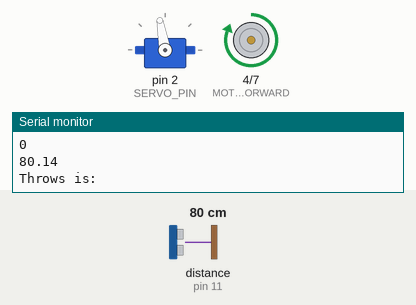
This sketch was run on a simulated Arduino Uno, built with avr-gcc and run on an emulated ATmega328P. Shown: servo, motor-driver pin pairs drawn as motors (green arrow = first pin HIGH = forward, orange = second pin HIGH = backward, longer = more drive), the last lines printed to the serial monitor. Wiring (inferred from the names in the program): ultrasonic range finder: trigger pin 12; echo pin 11. The inputs (shaded band) are chosen by the test bench; at power-on: distance to the obstacle (sensor on pin 11) 80 cm. The echo pulse lasts 58.3 µs per cm.

Above: at 3.2 s.
3.3 s: distance to the obstacle (sensor on pin 11) set to 9 cm
4.8 s: distance to the obstacle (sensor on pin 11) set to 6 cm
At 5.8 s:
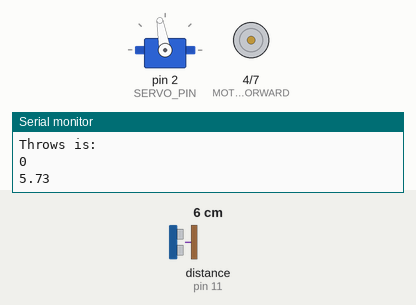
At 7.4 s:
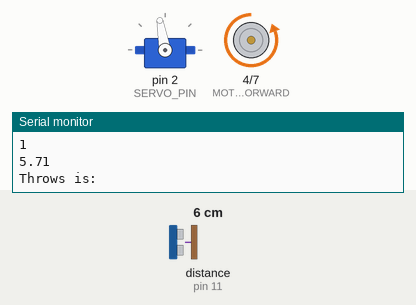
Timing chart, 0 to 8.9 s (numbered marks = the images above; inputs shaded):
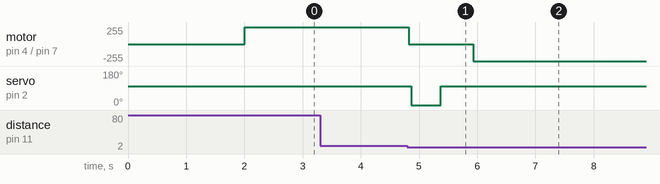

Measured:
- the behaviour switches between 8 and 7 cm on distance to the obstacle (sensor on pin 11) (found by bisection; images 0 and 1)
- after the input at 4.8 s, motor on pin 4 (MOTOR_PIN_FORWARD) / pin 7 (MOTOR_PIN_BACKWARD): forward 255/255 → stopped at once, → backward 255/255 1.1 s later; servo on pin 2 (SERVO_PIN): 100° → 0° after 0.07 s, → 100° 0.50 s later

The sketch:

EG1311_Code.ino
```cpp
#include <Servo.h>

Servo servo;

int TRIG_PIN = 12;
int ECHO_PIN = 11;
int MOTOR_PIN_FORWARD = 4;
int MOTOR_PIN_BACKWARD = 7;
int SERVO_PIN = 2;
float SPEED_OF_SOUND = 0.0345;
int throws = 0;

void setup() {
  // put your setup code here, to run once:
  pinMode(MOTOR_PIN_FORWARD, OUTPUT);
  pinMode(MOTOR_PIN_BACKWARD, OUTPUT);
  pinMode(TRIG_PIN, OUTPUT);
  digitalWrite(TRIG_PIN, LOW);
  pinMode(ECHO_PIN, INPUT);
  servo.attach(SERVO_PIN, 600, 2200);
  Serial.begin(9600);
  servo.write(100);
  delay(2000);
}

void loop() {
  // put your main code here, to run repeatedly:
  digitalWrite(TRIG_PIN, HIGH);
  delayMicroseconds(10);
  digitalWrite(TRIG_PIN, LOW);
  int microsecs = pulseIn(ECHO_PIN, HIGH);
  float cms = microsecs * SPEED_OF_SOUND / 2;
  Serial.println(cms);
  if (cms <= 7 && throws <= 0) {
    digitalWrite(MOTOR_PIN_FORWARD, LOW);
    digitalWrite(MOTOR_PIN_BACKWARD, LOW);
    delay(50);
    if (throws == 0) {
      servo.write(0);
      delay(500);
      servo.write(100);
      delay(500);
      throws = 1;
    }
    delay(50);
  }
  else {
    if (throws > 0) {
        digitalWrite(MOTOR_PIN_FORWARD, LOW);
        digitalWrite(MOTOR_PIN_BACKWARD, HIGH);
    } else {
        digitalWrite(MOTOR_PIN_FORWARD, HIGH);
        digitalWrite(MOTOR_PIN_BACKWARD, LOW);
    }
  }
  delay(10);
  Serial.println("Throws is: ");
  Serial.println(throws);
}
```
